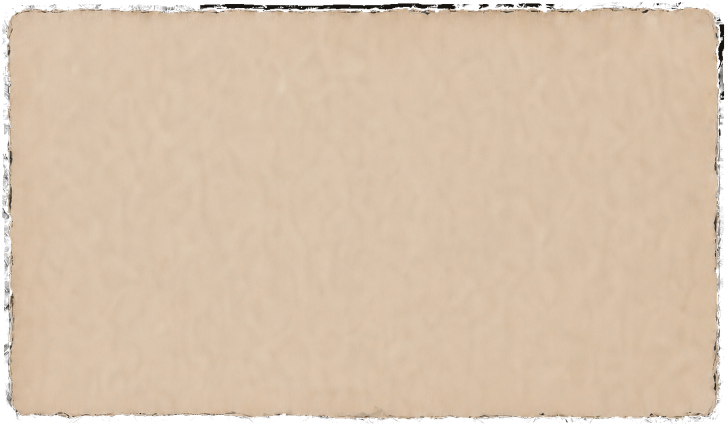
#> input picture Deliverables/GameXXK_UI_MainFlow_Art_Handoff_20260828/16_RouteAbandonConfirm/02_Assets/T_MasterV2_PanelLarge.png, 1453 x 851 px, found by its file name (shown at 1/2 size)
$ python build_masterv2_panel_variants.py
#> lines starting #> are read from the running program, lines starting #| are printed output that depends on the picture
#!/usr/bin/env python3
"""Build deterministic aspect variants from the approved MasterV2 paper panel."""

from __future__ import annotations

import hashlib
import json
from pathlib import Path

from PIL import Image


PROJECT_ROOT = Path(__file__).resolve().parents[1]
SOURCE = (
    PROJECT_ROOT
    / "SourceArt/UI/PSD/gamexxk-v4/ui-master/RuntimeApproved/T_MasterV2_PanelLarge.png"
)
TARGET = SOURCE.with_name("T_MasterV2_PanelTall.png")
REPORT = PROJECT_ROOT / "Saved/Codex/UIAudit-20260827/panel-variant-report.json"

SOURCE_EDGE = 40
TARGET_SIZE = (726, 1816)  # 2x the authored 363x908 warehouse panel.
TARGET_EDGE = 50  # Renders as 25 logical px, matching the full backpack paper.


def _resize(image: Image.Image, size: tuple[int, int]) -> Image.Image:
    return image.resize(size, Image.Resampling.LANCZOS)


def build_tall_panel(source: Image.Image) -> Image.Image:
    source = source.convert("RGBA")
#> source is the input picture: PIL image 1453x851 RGBA; mean R, G, B, A 201.9, 180.8, 157.6, 239
    source_width, source_height = source.size
#> source_width = 1453; source_height = 851
    inner_width = TARGET_SIZE[0] - TARGET_EDGE * 2
    inner_height = TARGET_SIZE[1] - TARGET_EDGE * 2
    source_inner_height = source_height - SOURCE_EDGE * 2
#> source_inner_height = 771

    # Preserve the paper grain scale horizontally by taking only the centered
    # source band needed by the tall panel. The vertical center is extended by
    # roughly 11% at final authored scale instead of squeezing the full wide
    # sheet into the warehouse aspect ratio.
    center_source_width = round(inner_width * SOURCE_EDGE / TARGET_EDGE)
    center_left = (source_width - center_source_width) // 2
#> center_left = 476
    center_right = center_left + center_source_width
#> center_right = 977

    output = Image.new("RGBA", TARGET_SIZE, (0, 0, 0, 0))
#> output: PIL image 726x1816 RGBA; every value is 0

    corners = {
        (0, 0): (0, 0, SOURCE_EDGE, SOURCE_EDGE),
        (TARGET_SIZE[0] - TARGET_EDGE, 0): (
            source_width - SOURCE_EDGE,
            0,
            source_width,
            SOURCE_EDGE,
        ),
        (0, TARGET_SIZE[1] - TARGET_EDGE): (
            0,
            source_height - SOURCE_EDGE,
            SOURCE_EDGE,
            source_height,
        ),
        (TARGET_SIZE[0] - TARGET_EDGE, TARGET_SIZE[1] - TARGET_EDGE): (
            source_width - SOURCE_EDGE,
            source_height - SOURCE_EDGE,
            source_width,
            source_height,
        ),
    }
    for destination, source_box in corners.items():
        output.alpha_composite(
            _resize(source.crop(source_box), (TARGET_EDGE, TARGET_EDGE)),
            destination,
        )
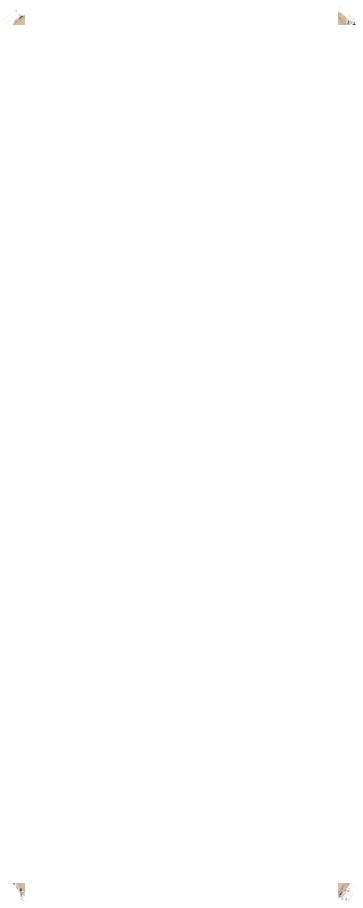
#> output: PIL image 726x1816 RGBA (shown at 1/2 size); mean R, G, B, A 0.3, 0.2, 0.2, 0.3; transparent parts drawn white

    output.alpha_composite(
        _resize(
            source.crop((center_left, 0, center_right, SOURCE_EDGE)),
            (inner_width, TARGET_EDGE),
        ),
        (TARGET_EDGE, 0),
    )
    output.alpha_composite(
        _resize(
            source.crop(
                (
                    center_left,
                    source_height - SOURCE_EDGE,
                    center_right,
                    source_height,
                )
            ),
            (inner_width, TARGET_EDGE),
        ),
        (TARGET_EDGE, TARGET_SIZE[1] - TARGET_EDGE),
    )
    output.alpha_composite(
        _resize(
            source.crop((0, SOURCE_EDGE, SOURCE_EDGE, source_height - SOURCE_EDGE)),
            (TARGET_EDGE, inner_height),
        ),
        (0, TARGET_EDGE),
    )
#> in _resize (call 7), `return image.resize(size, Image.Resampling.LANCZOS)`:
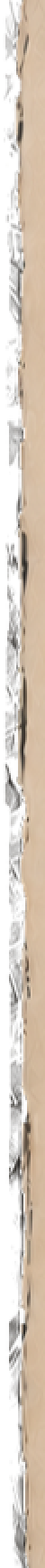
#> returned value: PIL image 50x1716 RGBA (shown at 1/2 size); mean R, G, B, A 115.1, 101.7, 87.8, 143.5; transparent parts drawn white
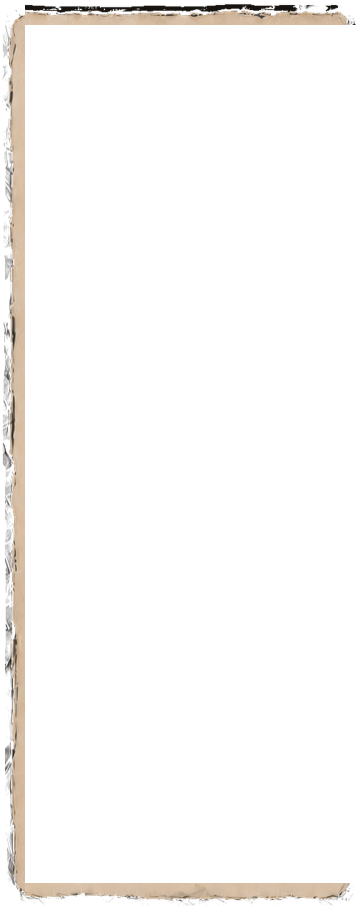
#> output: PIL image 726x1816 RGBA (shown at 1/2 size); mean R, G, B, A 13.4, 11.8, 10.2, 17.1; transparent parts drawn white
    output.alpha_composite(
        _resize(
            source.crop(
                (
                    source_width - SOURCE_EDGE,
                    SOURCE_EDGE,
                    source_width,
                    source_height - SOURCE_EDGE,
                )
            ),
            (TARGET_EDGE, inner_height),
        ),
        (TARGET_SIZE[0] - TARGET_EDGE, TARGET_EDGE),
    )
#> in _resize (call 8), `return image.resize(size, Image.Resampling.LANCZOS)`:
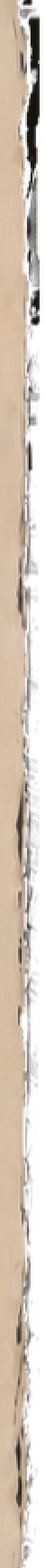
#> returned value: PIL image 50x1716 RGBA (shown at 1/2 size); mean R, G, B, A 123.7, 109.6, 94.6, 156.9; transparent parts drawn white
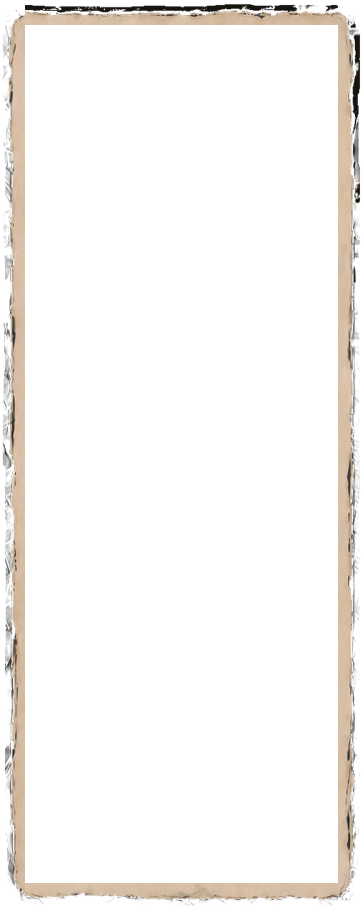
#> output: PIL image 726x1816 RGBA (shown at 1/2 size); mean R, G, B, A 21.4, 19, 16.4, 27.3; transparent parts drawn white
    output.alpha_composite(
        _resize(
            source.crop(
                (
                    center_left,
                    SOURCE_EDGE,
                    center_right,
                    source_height - SOURCE_EDGE,
                )
            ),
            (inner_width, inner_height),
        ),
        (TARGET_EDGE, TARGET_EDGE),
    )
#> in _resize (call 9), `return image.resize(size, Image.Resampling.LANCZOS)`:
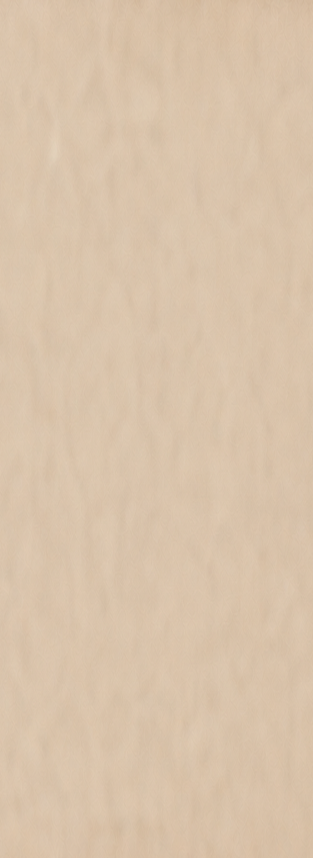
#> returned value: PIL image 626x1716 RGBA (shown at 1/2 size); mean R, G, B, A 217.2, 195, 170.5, 255
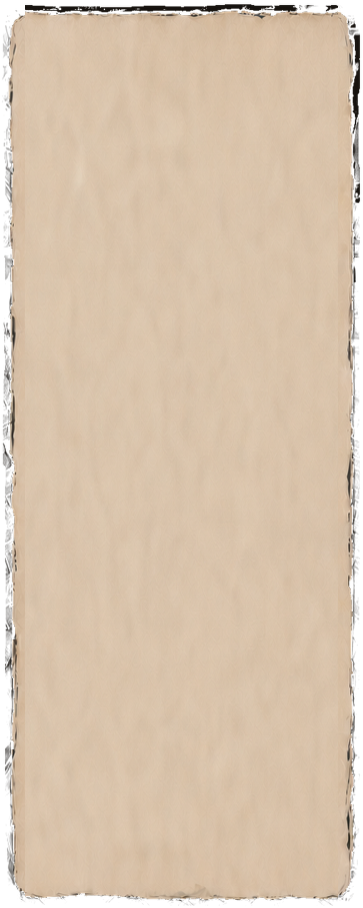
#> output: PIL image 726x1816 RGBA (shown at 1/2 size); mean R, G, B, A 198.4, 177.9, 155.3, 235.1; transparent parts drawn white
    return output


def sha256(path: Path) -> str:
    return hashlib.sha256(path.read_bytes()).hexdigest()


def main() -> int:
    if not SOURCE.is_file():
        raise FileNotFoundError(SOURCE)
    result = build_tall_panel(Image.open(SOURCE))
    TARGET.parent.mkdir(parents=True, exist_ok=True)
    result.save(TARGET, format="PNG", optimize=False)
    REPORT.parent.mkdir(parents=True, exist_ok=True)
    REPORT.write_text(
        json.dumps(
            {
                "source": str(SOURCE.relative_to(PROJECT_ROOT)).replace("\\", "/"),
                "source_sha256": sha256(SOURCE),
                "target": str(TARGET.relative_to(PROJECT_ROOT)).replace("\\", "/"),
                "target_sha256": sha256(TARGET),
                "target_size": list(result.size),
                "source_edge": SOURCE_EDGE,
                "target_edge": TARGET_EDGE,
            },
            ensure_ascii=False,
            indent=2,
        )
        + "\n",
        encoding="utf-8",
    )
    print(REPORT.read_text(encoding="utf-8"), end="")
    return 0


if __name__ == "__main__":
    raise SystemExit(main())
#> (the program exits here)
